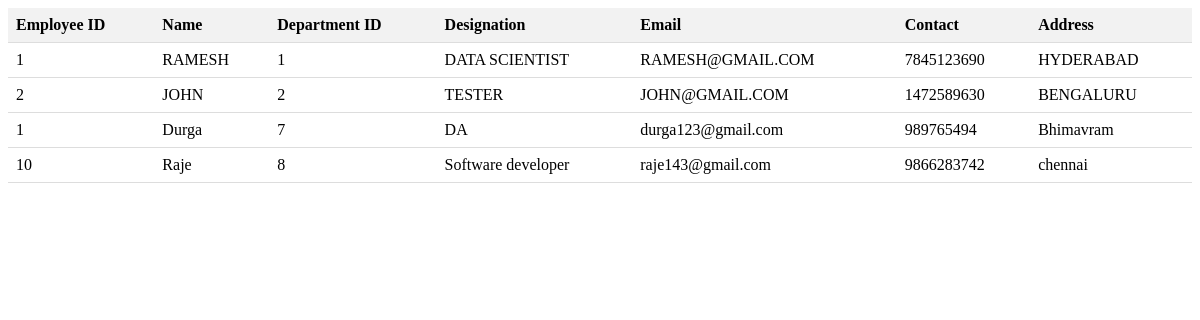
The page /employees on the database its author committed.
### tables this page shows
CREATE TABLE employee_details(eid int,ename varchar(20),dptid int,designation varchar(20),email varchar(20),contact int,address varchar(20));

### app.py (the view)
@app.route('/employees',methods = ['GET','POST'])
def show_employees():
    emp = Employee()
    data = emp.show_employees()
    return render_template('showemployees.html',employees = data)

### employee.py (called while the page is built)
    def show_employees(self):
        conn = sqlite3.connect('pms.db')
        cur = conn.cursor()
        cur.execute("SELECT * FROM EMPLOYEE_DETAILS")
        data = []
        for i in cur.fetchall():
            context = {}
            context['eid'] = i[0]
            context['ename'] = i[1]
            context['dptid'] = i[2]
            context['designation'] = i[3]
            context['email'] = i[4]
            context['contact'] = i[5]
            context['address'] = i[6]
            data.append(context)
        return data

### templates/showemployees.html (shortened to what this page needs)
<!DOCTYPE html>
<html>
<head>
</head>
<body>
    <table>
        <thead>
            <tr>
                <th>Employee ID</th>
                <th>Name</th>
                <th>Department ID</th>
                <th>Designation</th>
                <th>Email</th>
                <th>Contact</th>
                <th>Address</th>
            </tr>
        </thead>
        <tbody>
            {% for employee in employees %}
                <tr>
                    <td>{{ employee.eid }}</td>
                    <td>{{ employee.ename }}</td>
                    <td>{{ employee.dptid }}</td>
                    <td>{{ employee.designation }}</td>
                    <td>{{ employee.email }}</td>
                    <td>{{ employee.contact }}</td>
                    <td>{{ employee.address }}</td>
                </tr>
            {% endfor %}
        </tbody>
    </table>
</body>
</html>

### templates/showemployees.html (style rules this page uses)
table { border-collapse: collapse; width: 100%; }
th, td { padding: 8px; text-align: left; border-bottom: 1px solid #ddd; }
th { background-color: #f2f2f2; }

### rows shown on the page
employee_details: eid "1", ename "RAMESH", dptid "1", designation "DATA SCIENTIST", email "RAMESH@GMAIL.COM", contact "7845123690", address "HYDERABAD"
employee_details: eid "2", ename "JOHN", dptid "2", designation "TESTER", email "JOHN@GMAIL.COM", contact "1472589630", address "BENGALURU"
employee_details: eid "1", ename "Durga", dptid "7", designation "DA", email "durga123@gmail.com", contact "989765494", address "Bhimavram"
employee_details: eid "10", ename "Raje", dptid "8", designation "Software developer", email "raje143@gmail.com", contact "9866283742", address "chennai"
